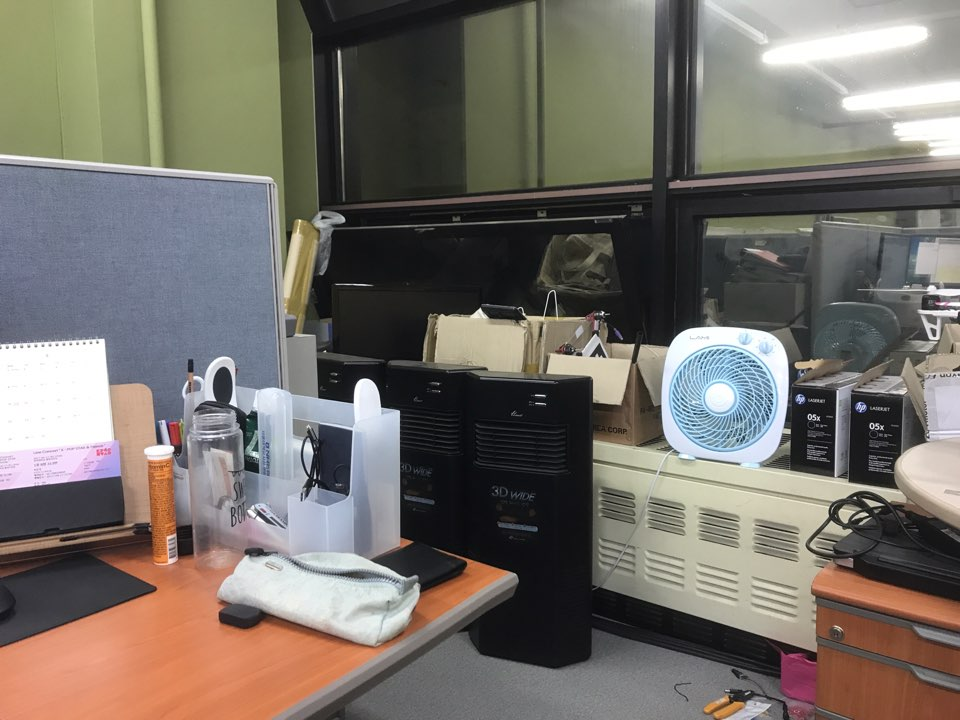
%> input picture images/picture1_1.jpg, 960 x 720 px
$ octave main_Assign2.m   (GNU Octave 9; MATLAB toolbox functions it lacks are replaced by stand-ins)
%> lines starting %> are read from the running program, lines starting %| are printed output that depends on the picture
%% Initialize

clc; clear all;

run('vlfeat-0.9.20-bin/vlfeat-0.9.20/toolbox/vl_setup')
%> (this line was passed over: vl_setup is not available in this run)

%% Taking parnoramic pictures
image1 = imresize(imread('../images/picture1_1.jpg'),[256,256]);
image2 = imresize(imread('../images/picture1_2.jpg'),[256,256]);
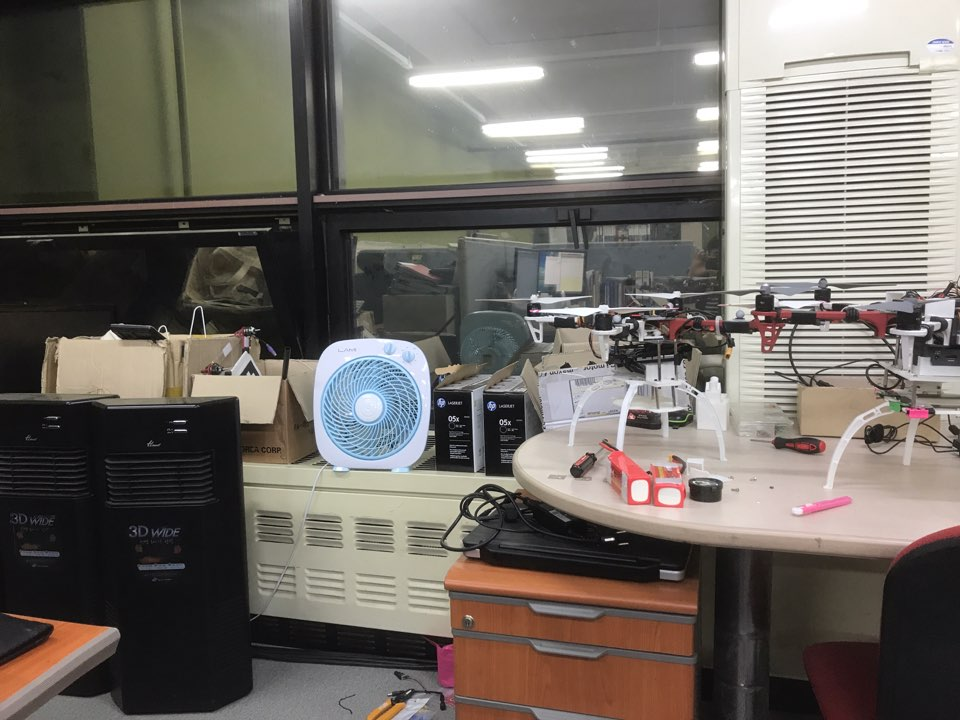
%> input picture images/picture1_2.jpg, 960 x 720 px
image3 = imresize(imread('../images/picture1_3.jpg'),[256,256]);
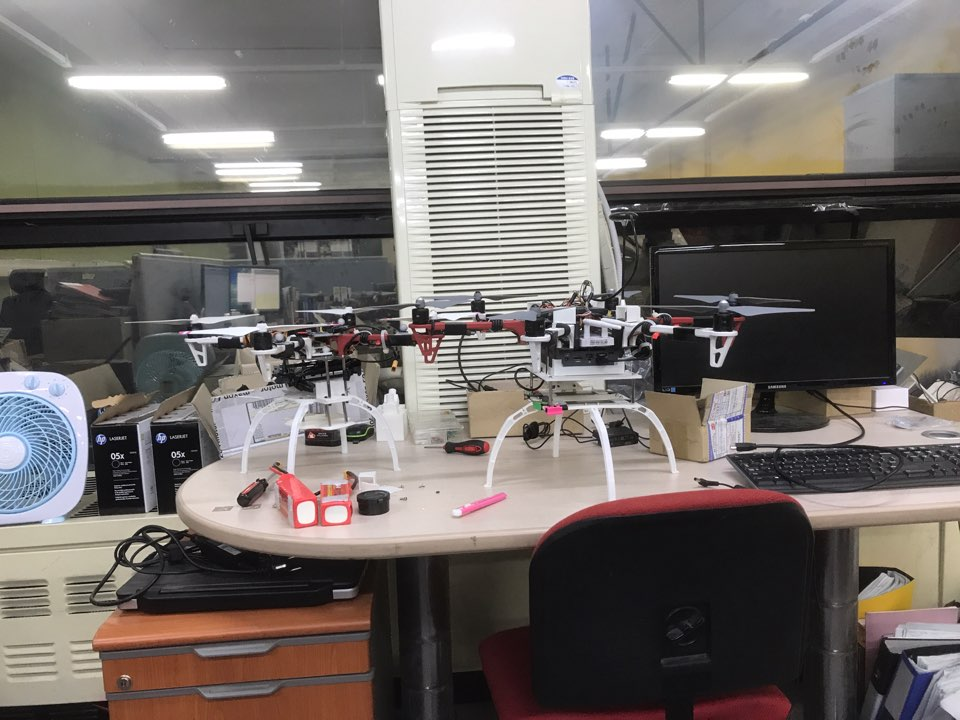
%> input picture images/picture1_3.jpg, 960 x 720 px
image4 = imresize(imread('../images/picture1_4.jpg'),[256,256]);
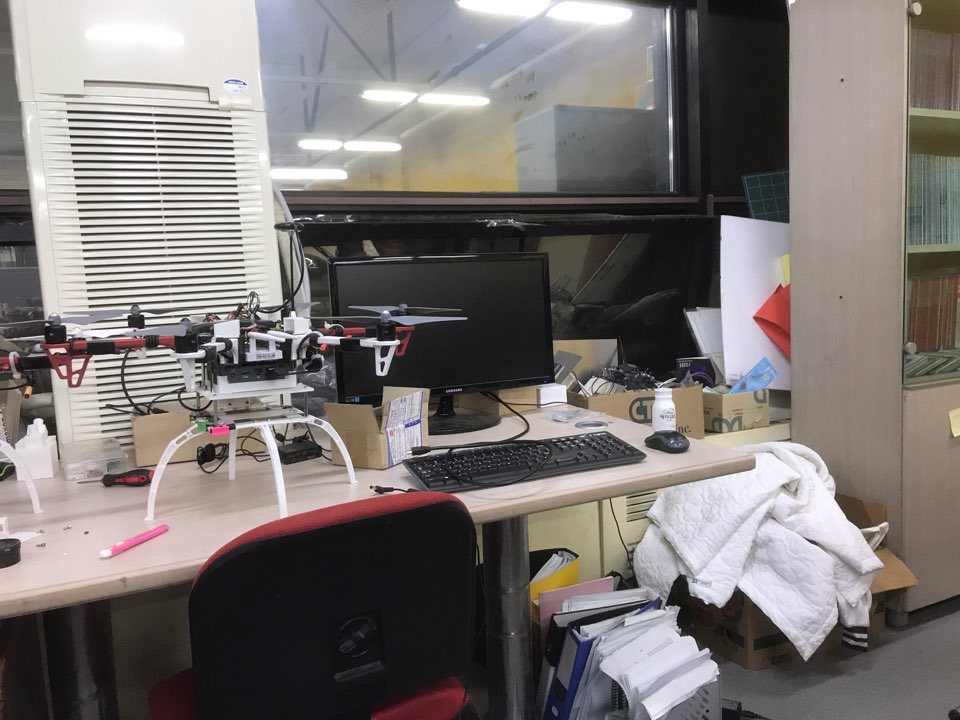
%> input picture images/picture1_4.jpg, 960 x 720 px
image5 = imresize(imread('../images/picture1_5.jpg'),[256,256]);
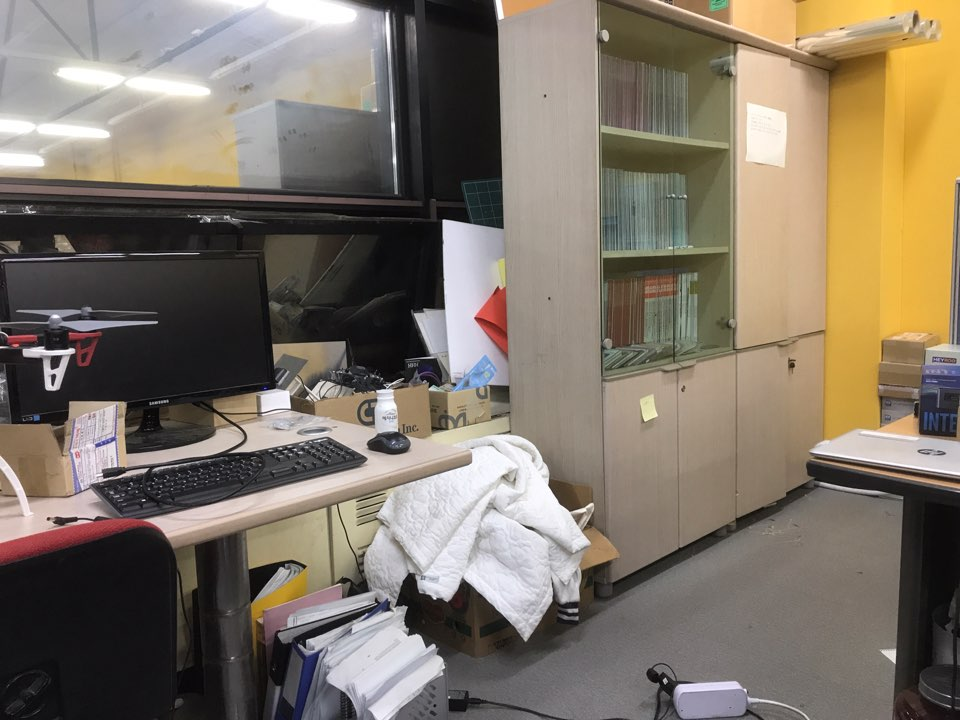
%> input picture images/picture1_5.jpg, 960 x 720 px

im1 = single(rgb2gray(image1));
im2 = single(rgb2gray(image2));
im3 = single(rgb2gray(image3));
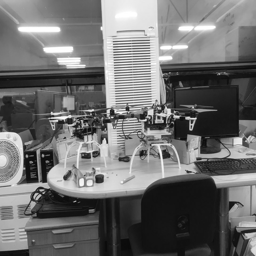
%> im3: size 256x256 single; min 10, max 255, mean 109.9
im4 = single(rgb2gray(image4));
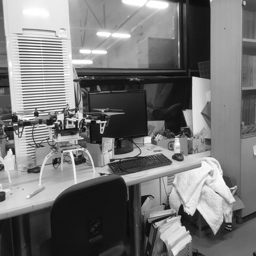
%> im4: size 256x256 single; min 10, max 255, mean 118.4
im5 = single(rgb2gray(image5));
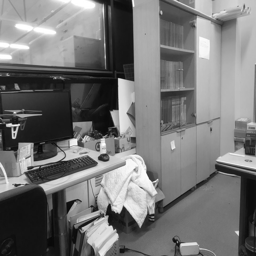
%> im5: size 256x256 single; min 7, max 255, mean 117.4
image1 = single(image1);
%> image1: size 256x256x3 single
image2 = single(image2);
%> image2: size 256x256x3 single
image3 = single(image3);
%> image3: size 256x256x3 single
image4 = single(image4);
%> image4: size 256x256x3 single
image5 = single(image5);
%> image5: size 256x256x3 single

%% Feature Extraction
%> (the run ends here)
